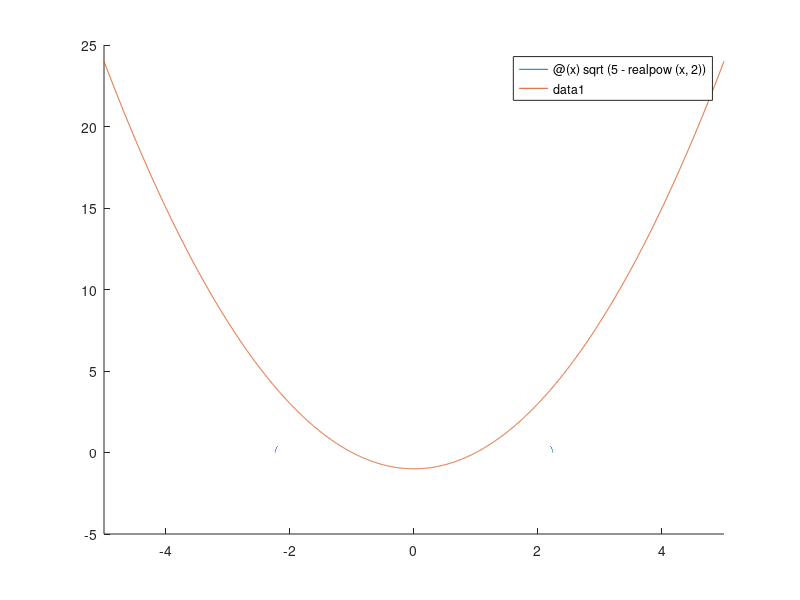

Here is the MATLAB script that generated this plot:
% Author: Dillon Evans
% Email: <dillon.e.evans@okstate.edu>
% Date: October 22nd, 2020
% Program Description: This program plots a non linear system in order to 
% find its approximate solutions

hold on;
fplot(@(x)sqrt(5-realpow(x,2)));
fplot(@(x)realpow(x,2)-1);
